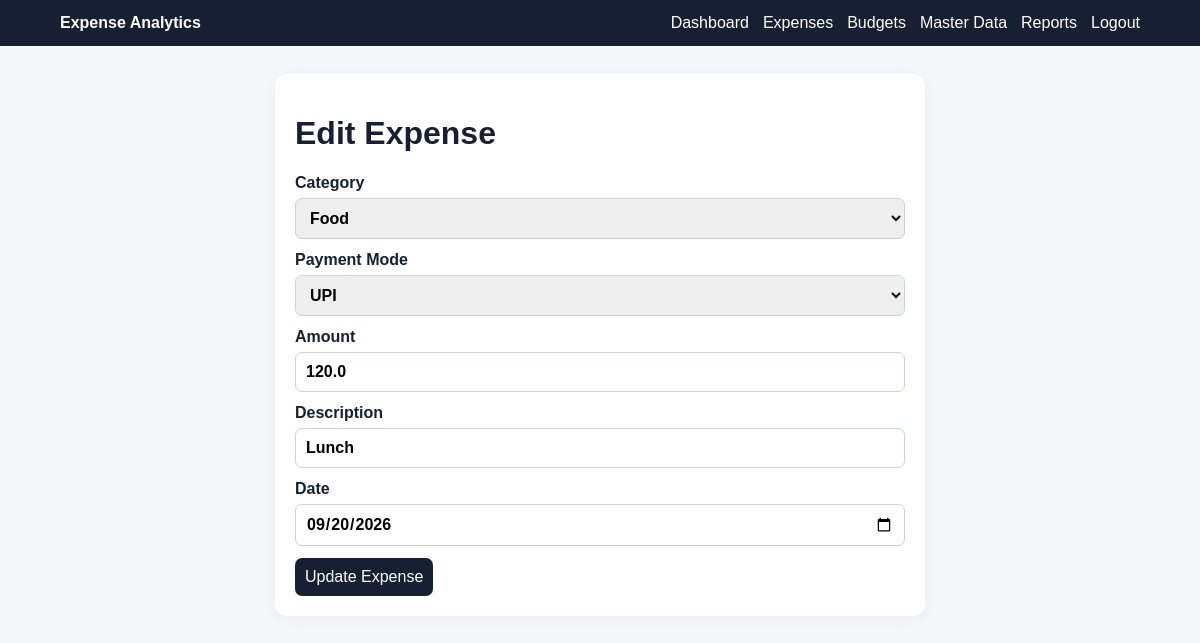
/expenses/1/edit (signed in), run on the app's committed database.
### tables this page shows
CREATE TABLE expenses (
    expense_id INTEGER PRIMARY KEY AUTOINCREMENT,
    user_id INTEGER NOT NULL,
    category_id INTEGER NOT NULL,
    payment_mode_id INTEGER NOT NULL,
    amount REAL NOT NULL CHECK(amount > 0),
    description TEXT,
    expense_date TEXT NOT NULL,
    created_at TEXT NOT NULL DEFAULT CURRENT_TIMESTAMP,
    FOREIGN KEY(user_id) REFERENCES users(user_id) ON DELETE CASCADE,
    FOREIGN KEY(category_id) REFERENCES categories(category_id) ON DELETE RESTRICT,
    FOREIGN KEY(payment_mode_id) REFERENCES payment_modes(payment_mode_id) ON DELETE RESTRICT
);

CREATE TABLE categories (
    category_id INTEGER PRIMARY KEY AUTOINCREMENT,
    category_name TEXT NOT NULL UNIQUE
);

CREATE TABLE payment_modes (
    payment_mode_id INTEGER PRIMARY KEY AUTOINCREMENT,
    mode_name TEXT NOT NULL UNIQUE
);

### app.py (the view, shortened to what this page needs)
@app.route("/expenses/<int:eid>/edit",methods=["GET","POST"])
@login_required
def edit_expense(eid):
    conn=get_connection()
    try:
        expense=conn.execute("SELECT * FROM expenses WHERE expense_id=? AND user_id=?",(eid,current_user_id())).fetchone()
    finally: conn.close()
    if not expense: flash("Expense not found.","danger"); return redirect(url_for("expenses"))
    return expense_form("edit_expense.html",expense)

### app.py (called while the page is built)
def login_required(f):
    @wraps(f)
    def wrapper(*args, **kwargs):
        if "user_id" not in session:
            flash("Please login first.", "warning")
            return redirect(url_for("login"))
        return f(*args, **kwargs)
    return wrapper

def current_user_id():
    return session["user_id"]

def get_categories(conn):
    return conn.execute("SELECT * FROM categories ORDER BY category_name").fetchall()

def get_modes(conn):
    return conn.execute("SELECT * FROM payment_modes ORDER BY mode_name").fetchall()

def expense_form(template, expense=None):
    conn=get_connection()
    try:
        cats=get_categories(conn); modes=get_modes(conn)
    finally: conn.close()
    return render_template(template, expense=expense,categories=cats,modes=modes,today=date.today().isoformat())

@app.context_processor
def inject_user():
    return {"logged_in":"user_id" in session,"user_name":session.get("user_name")}

### database.py (called while the page is built)
def get_connection():
    conn = sqlite3.connect(DB_PATH)
    conn.row_factory = sqlite3.Row
    conn.execute("PRAGMA foreign_keys = ON")
    return conn

### templates/edit_expense.html
{% extends 'base.html' %}{% block title %}Edit Expense{% endblock %}{% block content %}
<div class="card formcard"><h1>Edit Expense</h1><form method="post"><label>Category<select name="category">{% for c in categories %}<option value="{{c.category_id}}" {% if c.category_id==expense.category_id %}selected{% endif %}>{{c.category_name}}</option>{% endfor %}</select></label><label>Payment Mode<select name="mode">{% for m in modes %}<option value="{{m.payment_mode_id}}" {% if m.payment_mode_id==expense.payment_mode_id %}selected{% endif %}>{{m.mode_name}}</option>{% endfor %}</select></label><label>Amount<input name="amount" type="number" step="0.01" min="0.01" value="{{expense.amount}}" required></label><label>Description<input name="description" value="{{expense.description or ''}}"></label><label>Date<input name="expense_date" type="date" value="{{expense.expense_date}}" required></label><button>Update Expense</button></form></div>{% endblock %}

### static/css/style.css (style rules this page uses)
* { box-sizing:border-box }
body { margin:0;font-family:Arial,sans-serif;background:#f5f7fb;color:#172033 }
.card { background:white;padding:20px;border-radius:12px;box-shadow:0 3px 15px #0000000d;margin-bottom:18px }
.formcard { max-width:650px;margin:auto }
label { display:block;font-weight:600;margin:12px 0 }
input,select,button,.button { font:inherit;padding:10px;border-radius:7px;border:1px solid #ccd2dd }
input,select { width:100%;margin-top:6px }
button,.button { background:#172033;color:white;border:none;text-decoration:none;cursor:pointer;display:inline-block }

### data on the page
expenses: category "Food", mode "UPI", amount "120.0", description "Lunch", expense_date "09/20/2026"
